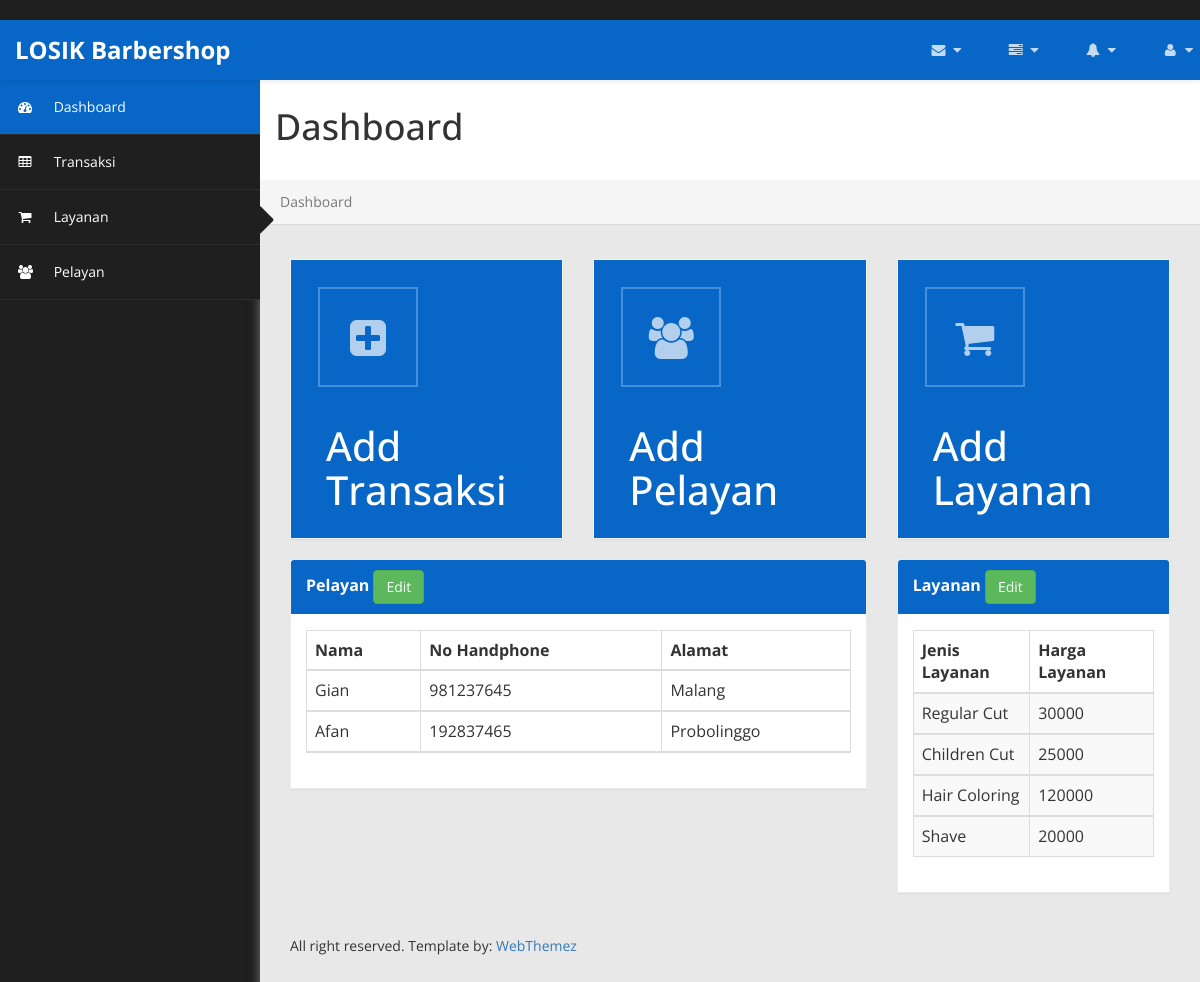
/, run on an earlier commit of the app's database.
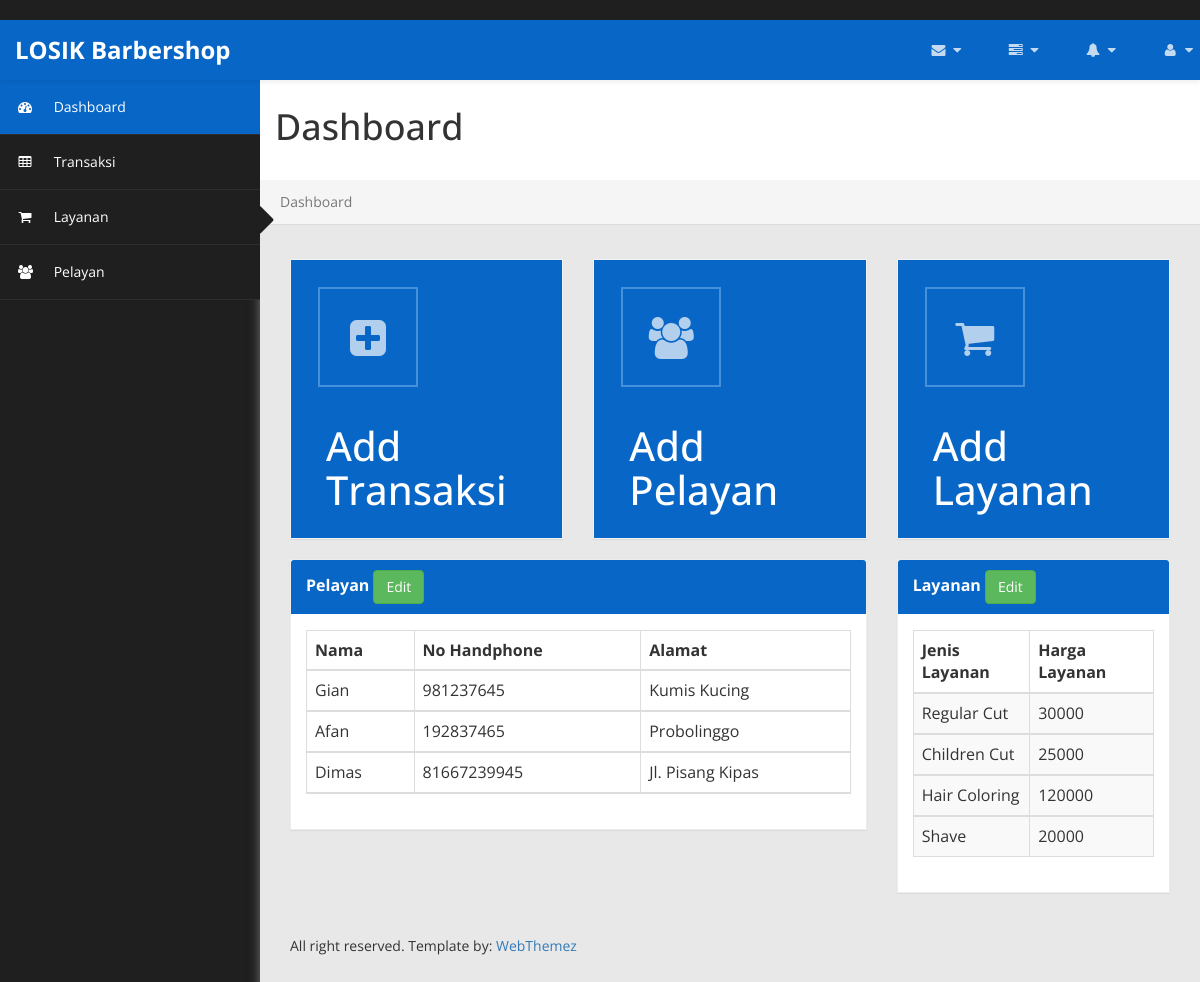
And on a later commit of the database.
### app/models.py (models this page shows, shortened)
class pelayan(models.Model):
    idpelayan = models.AutoField(primary_key=True)
    namapelayan = models.CharField(max_length=50)
    notelp = models.IntegerField()
    alamat = models.CharField(max_length=50)

class layanan(models.Model):
    idlayanan = models.AutoField(primary_key=True)
    jenislayanan = models.CharField(max_length=15)
    hargalayanan = models.IntegerField()

### app/views.py (the view)
# urls.py: 2. Add a URL to urlpatterns:  path('', views.home, name='home')
def home (request):
    allpelayanobj = models.pelayan.objects.all()
    alllayananobj = models.layanan.objects.all()
    return render(request, 'dashboard.html',{
        "allpelayanobj" : allpelayanobj,
        "alllayananobj" : alllayananobj
    })

### app/templates/dashboard.html (shortened to what the changed rows need)
﻿{% load static %}
<!DOCTYPE html>
<html xmlns="http://www.w3.org/1999/xhtml">
<head>
    <link href="{% static 'assets/css/bootstrap.css' %}" rel="stylesheet" />
    <link href="{% static 'assets/css/font-awesome.css' %}" rel="stylesheet" />
    <link href="{% static 'assets/js/morris/morris-0.4.3.min.css' %}" rel="stylesheet" />
    <link href="{% static 'assets/css/custom-styles.css' %}" rel="stylesheet" />
    <link rel="stylesheet" href="{% static 'assets/js/Lightweight-Chart/cssCharts.css' %}">
</head>
<body>
    <div id="wrapper">
		<div id="page-wrapper">
		  <div class="header">
                        <h1 class="page-header">
                            Dashboard
                        </h1>
		</div>
            <div id="page-inner">
                <div class="row">
                    <div class="col-md-8 col-sm-12 col-xs-12">
                        <div class="panel panel-default">
                            <div class="panel-body">
                                <div class="table-responsive">
                                    <table class="table table-striped table-bordered table-hover">
                                        <thead>
                                            <tr>
                                                <th>Nama</th>
                                                <th>No Handphone</th>
                                                <th>Alamat</th>
                                            </tr>
                                            {%for item in allpelayanobj %}
                                            <tr>
                                                <td>{{ item.namapelayan }}</td>
                                                <td>{{ item.notelp }}</td>
                                                <td>{{ item.alamat }}</td>
                                            </tr>
                                            {% endfor %}
                                    </table>
                                </div>
                            </div>
                        </div>
                    </div>
                    <div class="col-md-4 col-sm-12 col-xs-12">
                        <div class="panel panel-default">
                            <div class="panel-body">
                                <div class="table-responsive">
                                    <table class="table table-striped table-bordered table-hover">
                                        <thead>
                                            <tr>
                                                <th>Jenis Layanan</th>
                                                <th>Harga Layanan</th>
                                            </tr>
                                        </thead>
                                            {%for item in alllayananobj %}
                                        <tbody>
                                            <tr>
                                                <td>{{ item.jenislayanan }}</td>
                                                <td>{{ item.hargalayanan }}</td>
                                            </tr>
                                            {% endfor %}
                                        </tbody>
                                    </table>
                                </div>
                            </div>
                        </div>
                    </div>
                </div>
            </div>
        </div>
    </div>
</body>
</html>

What changed in the data, as far as the page shows it:
changed pelayan "Gian": alamat "Malang" → "Kumis Kucing"
added pelayan: namapelayan "Dimas", notelp "81667239945", alamat "Jl. Pisang Kipas"
